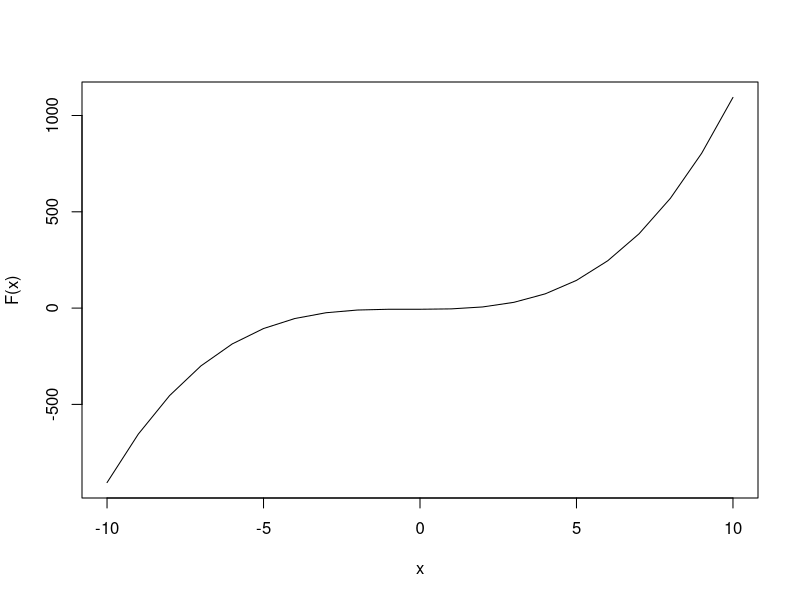
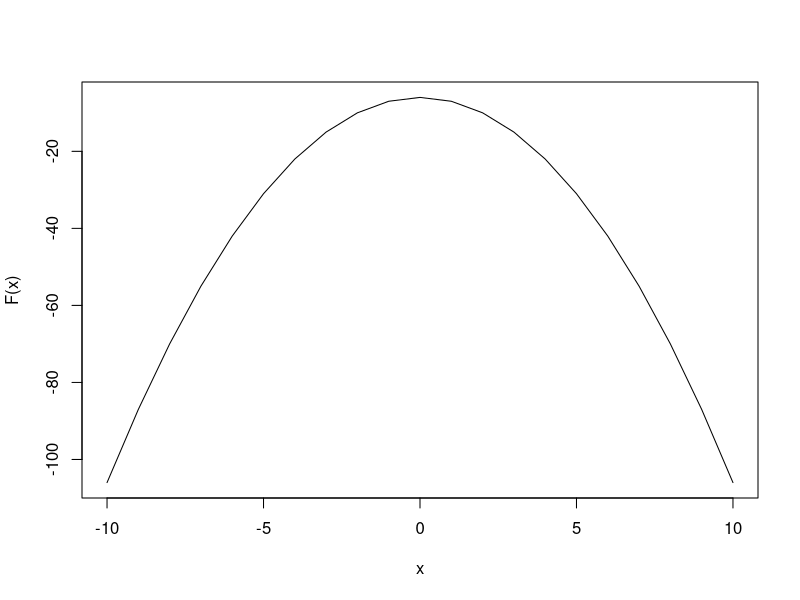

Reproduce these figures in R, in order. (Note: this script raises an error after producing the figures.)
## ---- chunk 1
U <- c(1:19)
A <- c(1:10)
B <- c(2, 3, 5, 7, 11, 13, 17)
C <- c(2, 4, 6, 8, 10, 12, 14, 16, 18)

U
A
B
C
## ---- chunk 2
AuB <- union(A,B)
AuB
AuBuC <- union(AuB,C)
AuBuC
## ---- chunk 3
#(A)
f1 <- function(x){
      x^3 + x^2 - 6
}
##sample input
input <- -10:10

plot(input, sapply(input, f1), type = "l", xlab = "x", ylab = "F(x)" )
## ---- chunk 4
#(B)
f2 <- function(x){
      -x^2-6
}
##sample input
input2 <- -10:10

plot(input2, sapply(input2, f2), type = "l", xlab = "x", ylab = "F(x)")
## ---- chunk 5
#install.packages("Ryacas")#
#library(Ryacas)#
yac_str("Limit(x,0) ((x^4-x^2)/(x^3+x^2))*(sin(x)/x)+(cos(x))")
## ---- chunk 6
##sin x^2/x^2 (x+1)
yac_expr("D(x) (sin(x)^2/x^2)*(x+1)")
## ---- chunk 7
#install.packages("Ryacas0")#
#library(Ryacas0)#
x <- Sym("x")
Integrate(x^2 * (cos(x^3+pi)) * (sin(x^3+pi)), x)
